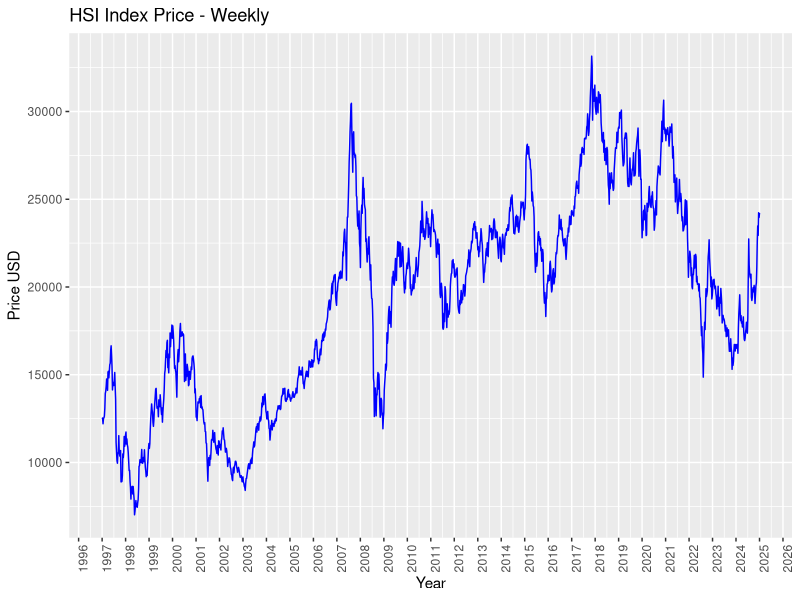
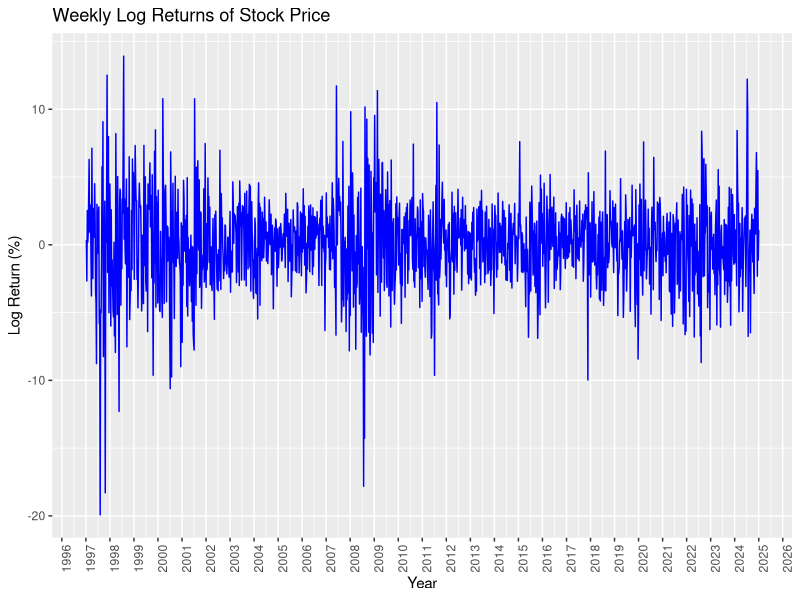
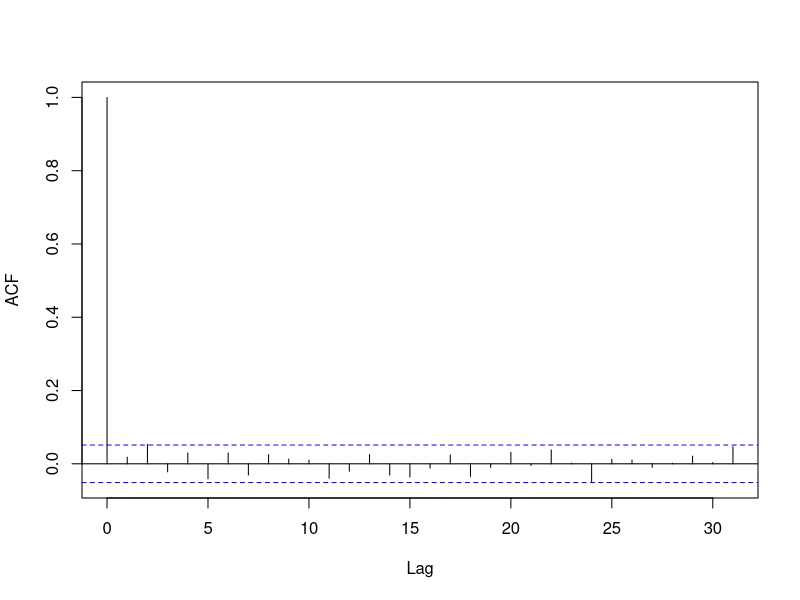
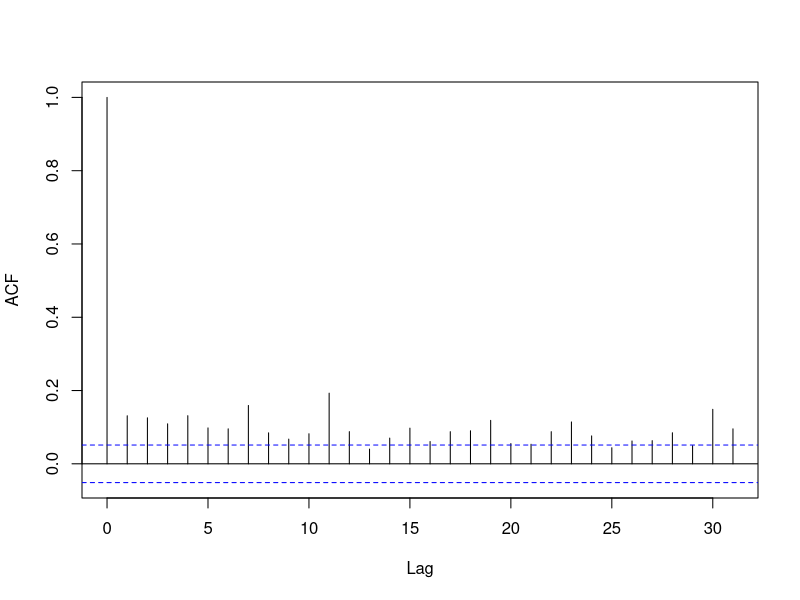

Source code (R) for these figures, in order:
library(ggplot2)
library(scales)

# Read data
df <- read.table("assignment_1/data/HSI.txt")

# Add column name
names(df) <- "price"    

# Add another column to indicate the date. Let's assume we started collecting data from 01.01.1997
start_date <- as.Date("1997-01-01")
df$date <- seq(from = start_date, by = "week", length.out = nrow(df))

# Plot weekly price
ggplot(df, aes(x = date, y = price)) +
  geom_line(color = "blue") +
  scale_x_date(date_breaks = "1 year", date_labels = "%Y") +
  labs(x = "Year", y = "Price USD", title = "HSI Index Price - Weekly") +
  theme(axis.text.x = element_text(angle = 90))

df$log_return <- c(NA, 100 * diff(log(df$price)))

# Plot weekly log returns
ggplot(df, aes(x = date, y = log_return)) +
  geom_line(na.rm = TRUE, color = "blue") +
  scale_x_date(date_breaks = "1 year", date_labels = "%Y") +
  labs(x = "Year", y = "Log Return (%)", title = "Weekly Log Returns of Stock Price") +
  theme(axis.text.x = element_text(angle = 90))

# ACF for weekly log returns
acf(df$log_return, na.action = na.pass, main = "")

# ACF for weekly squared log returns
acf(df$log_return^2, na.action = na.pass, main = "")
